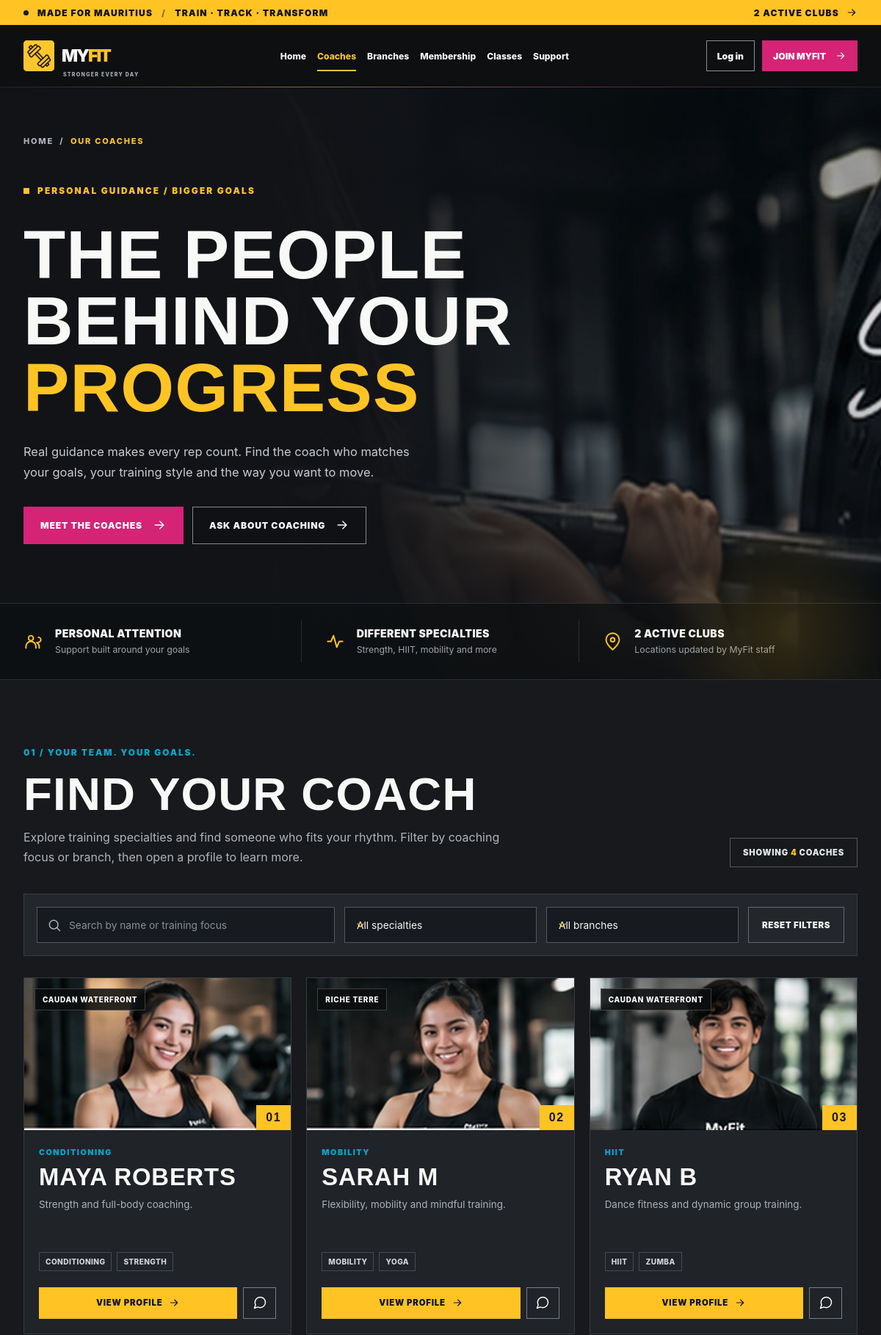
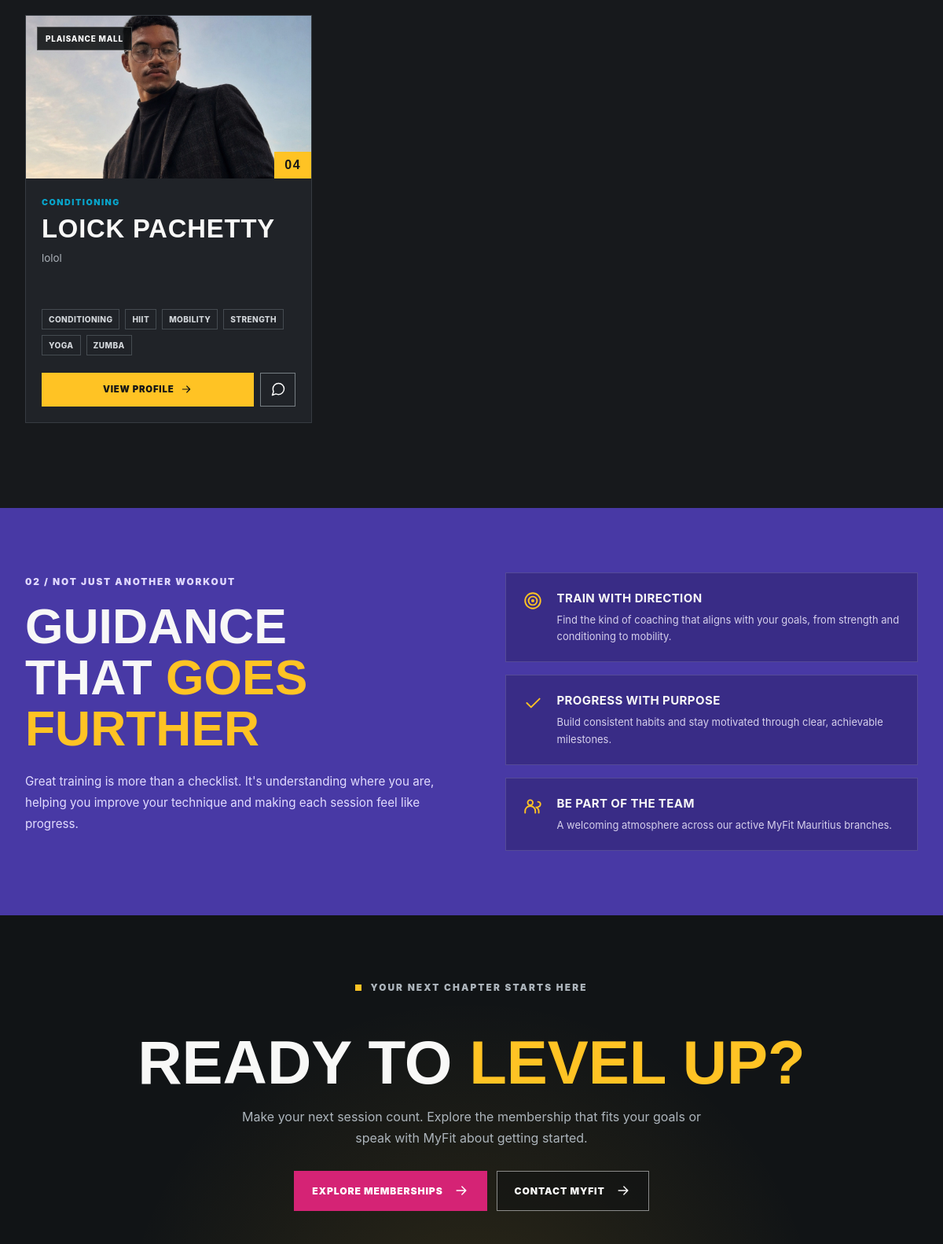
/coaches/ (upper part), run on the app's committed database (2 pictures, top to bottom).
### core/models.py (models this page shows, shortened)
class WebsiteImage(models.Model):
    class Placement(models.TextChoices):
        HOME_HERO = 'home_hero', 'Homepage — hero background'
        HOME_ABOUT = 'home_about', 'Homepage — about section'
        HOME_COACHING = 'home_coaching', 'Homepage — coaching section'
        BRANCHES_HERO = 'branches_hero', 'Branches — header'
        COACHES_HERO = 'coaches_hero', 'Coaches — header'
        CLASSES_HERO = 'classes_hero', 'Classes — header'
        PLANS_HERO = 'plans_hero', 'Membership plans — header'
    placement = models.CharField(max_length=30, choices=Placement.choices, unique=True)
    image = models.ImageField(upload_to='website/', validators=MYFIT_IMAGE_VALIDATORS)
    alt_text = models.CharField(max_length=180, blank=True, help_text='Describe the picture for accessibility.')
    is_active = models.BooleanField(default=True, help_text='Uncheck to hide this image on the public website.')
    updated_at = models.DateTimeField(auto_now=True)
    class Meta:
        verbose_name = 'Website image'
        verbose_name_plural = 'Website images'
        ordering = ('placement',)

class CoachProfile(models.Model):
    user = models.OneToOneField(settings.AUTH_USER_MODEL,
                                on_delete=models.CASCADE,
                                related_name="coach_profile",)
    branch = models.ForeignKey(Branch,on_delete=models.PROTECT, #prevent cascading delete from deleting all coach related to it
                               null=True,blank=True, #The database can store NULL for branch_id, A Django form can leave the branch field empty. We create a new coach account, but haven't assigned a gym branch yet.
                               related_name="coaches",)
    specialties = models.ManyToManyField(CoachSpecialty, #Creates a many-to-many relationship. It automatically creates a third table called a junction table.
                                blank=True, #a coach can be created without selecting any specialties yet.
                                related_name="coaches",)
    date_of_birth = models.DateField(null=True, blank=True,
                                    validators=[validate_not_future])
    gender = models.CharField(max_length=20, blank=True)
    phone = models.CharField(max_length=20, blank=True)
    bio = models.TextField(blank=True)
    image = models.ImageField(upload_to='coaches/', blank=True, validators=MYFIT_IMAGE_VALIDATORS)
    created_at = models.DateTimeField(auto_now_add=True)
    updated_at = models.DateTimeField(auto_now=True)

class Branch(models.Model): #allows Django to map this class to a database table.
    name = models.CharField(max_length=120, unique=True) #short strings, maximum of 120 characters, unique name
    address = models.TextField() #Stores text without, field as required by default, field is non-null by default.
    phone = models.CharField(max_length=20, blank=True) #Stores the number as text because someone could put a + at the start
    email = models.EmailField(blank=True) #specialized CharField that validates email formatting
    opening_hours = models.TextField(blank=True)
    operational_status = models.CharField(max_length=20, choices=[
        ('Open', 'Open'), ('Maintenance', 'Maintenance'),
        ('Coming soon', 'Coming soon'), ('Closed', 'Closed'),
    ], default='Open')
    is_active = models.BooleanField(default=True)
    image = models.ImageField(upload_to='branches/', blank=True, validators=MYFIT_IMAGE_VALIDATORS)#<------ image
    created_at = models.DateTimeField(auto_now_add=True)#Stores when the branch record was created.
    updated_at = models.DateTimeField(auto_now=True)#Stores when the branch record was updated.
    class Meta:
        verbose_name_plural = "Branches"
        ordering = ["name"] #This tells Django to sort query results by name in ascending alphabetical order by default.

class CoachSpecialty(models.Model):
    name = models.CharField(max_length=60, unique=True)
    is_active = models.BooleanField(default=True)
    class Meta:
        verbose_name_plural = "Coach specialties" #what name to display when referring to multiple records of the model
        ordering = ["name"]

### core/views.py (the view)
# urls.py: path('coaches/', views.coaches, name='coaches'),
def coaches(request):
    return render(request, 'myfit/coaches.html', {
        'coaches': CoachProfile.objects.filter(user__is_active=True).select_related('user','branch').prefetch_related('specialties'),
        'site_images': website_images(),
        'filter_branches': Branch.objects.filter(is_active=True, operational_status='Open'),
        'filter_specialties': CoachSpecialty.objects.filter(is_active=True),
    })

### core/context_processors.py (called while the page is built)
def notifications(request):
    if not request.user.is_authenticated:
        return {
            'latest_notifications': (),
            'unread_notification_count': 0,
        }
    notification_manager = request.user.notifications
    return {
        'latest_notifications': notification_manager.order_by('-created_at')[:10],
        'unread_notification_count': notification_manager.filter(is_read=False).count(),
    }

### core/views.py (called while the page is built)
def website_images():
    return {picture.placement: picture for picture in WebsiteImage.objects.filter(is_active=True)}

### core/templates/myfit/coaches.html (shortened to what this page needs)
{% load static %}
<!DOCTYPE html>
<html lang="en">
<head>
  <link rel="stylesheet" href="{% static 'css/coaches.css' %}">
</head>
<body>
  <div class="topbar">
    <div class="container topbar-inner">
      <p><span class="topbar-dot"></span> MADE FOR MAURITIUS <span class="topbar-divider">/</span> TRAIN · TRACK · TRANSFORM</p>
      <a href="{% url 'myfit:branches' %}">{{ filter_branches.count }} ACTIVE CLUBS <svg class="icon icon-sm"><use href="#i-arrow"/></svg></a>
    </div>
  </div>
  <header class="site-header">
    <div class="container nav-inner">
      <a href="{% url 'myfit:home' %}" class="logo" aria-label="MyFit home">
        <img class="logo-mark" src="{% static 'images/homepage_images/logo.png' %}" alt="" width="42" height="42">
        <span class="logo-word">MY<span>FIT</span></span><small>STRONGER EVERY DAY</small>
      </a>
      <nav class="desktop-nav" aria-label="Main navigation">
        <a href="{% url 'myfit:home' %}">Home</a>
        <a class="current" href="{% url 'myfit:coaches' %}" aria-current="page">Coaches</a>
        <a href="{% url 'myfit:branches' %}">Branches</a>
        <a href="{% url 'myfit:plans' %}">Membership</a>
        <a href="{% url 'myfit:classes' %}">Classes</a>
        <a href="{% url 'myfit:contact' %}">Support</a>
      </nav>
      <div class="nav-actions">
        {% if user.is_authenticated %}
          <span class="account-label">Hi, {{ user.first_name|default:user.username }}</span>
          {% include 'myfit/partials/notification_dropdown.html' %}
          <a class="join-btn" href="{% url 'myfit:membership_pass' %}">Membership QR Pass</a>
          <form class="logout-form" method="post" action="{% url 'myfit:logout' %}">{% csrf_token %}<button class="login-btn logout-button" type="submit">Log out</button></form>
        {% else %}
          <a class="login-btn" href="{% url 'myfit:login' %}">Log in</a>
          <a class="join-btn" href="{% url 'myfit:register' %}">JOIN MYFIT <svg class="icon icon-sm"><use href="#i-arrow"/></svg></a>
        {% endif %}
      </div>
    </div>
  </header>
  <main id="main-content">
    <section class="hero" aria-labelledby="coaches-title">
      {% if site_images.coaches_hero %}<img class="hero-photo" src="{{ site_images.coaches_hero.image.url }}" alt="{{ site_images.coaches_hero.alt_text }}" fetchpriority="high">{% endif %}
      <div class="container hero-inner"><div class="hero-copy">
        <p class="breadcrumb"><a href="{% url 'myfit:home' %}">HOME</a> &nbsp;/&nbsp; <span>OUR COACHES</span></p>
        <p class="eyebrow">PERSONAL GUIDANCE / BIGGER GOALS</p>
        <h1 id="coaches-title">THE PEOPLE<br>BEHIND YOUR<br><span>PROGRESS</span></h1>
        <p class="hero-desc">Real guidance makes every rep count. Find the coach who matches your goals, your training style and the way you want to move.</p>
        <div class="hero-actions">
          <a class="btn btn-pink" href="#coach-directory">MEET THE COACHES <svg class="icon"><use href="#i-arrow"/></svg></a>
          <a class="btn btn-outline" href="{% url 'myfit:contact' %}">ASK ABOUT COACHING <svg class="icon"><use href="#i-arrow"/></svg></a>
        </div>
      </div></div>
      <div class="hero-bottom"><div class="container hero-highlights">
        <div><svg class="icon"><use href="#i-users"/></svg><span><b>PERSONAL ATTENTION</b><small>Support built around your goals</small></span></div>
        <div><svg class="icon"><use href="#i-activity"/></svg><span><b>DIFFERENT SPECIALTIES</b><small>Strength, HIIT, mobility and more</small></span></div>
        <div><svg class="icon"><use href="#i-pin"/></svg><span><b>{{ filter_branches.count }} ACTIVE CLUBS</b><small>Locations updated by MyFit staff</small></span></div>
      </div></div>
    </section>
    <section class="directory" id="coach-directory" aria-labelledby="directory-title"><div class="container">
      <div class="section-intro">
        <div><p class="section-kicker">01 / YOUR TEAM. YOUR GOALS.</p><h2 class="section-title" id="directory-title">FIND YOUR COACH</h2><p>Explore training specialties and find someone who fits your rhythm. Filter by coaching focus or branch, then open a profile to learn more.</p></div>
        <span class="count-badge" aria-live="polite">SHOWING <span id="visible-count">{{ coaches|length }}</span> COACHES</span>
      </div>
      <div class="filter-panel" aria-label="Filter coaches">
        <label class="filter-field">
          <input id="coach-search" type="search" placeholder="Search by name or training focus" aria-label="Search coaches by name or training focus" autocomplete="off">
        </label>
        <label class="filter-field">
          <select id="specialty-filter" aria-label="Filter by specialty">
            <option value="all">All specialties</option>
          </select><svg class="icon icon-sm caret"><use href="#i-chevron"/></svg>
        </label>
        <label class="filter-field">
          <select id="branch-filter" aria-label="Filter by branch">
            <option value="all">All branches</option>
          </select><svg class="icon icon-sm caret"><use href="#i-chevron"/></svg>
        </label>
        <button class="filter-reset" type="button" id="reset-filters">RESET FILTERS</button>
      </div>
      <div class="coach-grid" id="coach-grid">
        {% for coach in coaches %}
        <article class="coach-card" data-name="{{ coach.user.get_full_name|default:coach.user.username }}"
            data-specialty=",{% for spec in coach.specialties.all %}{{ spec.pk }},{% endfor %}"
            data-focus="{% for spec in coach.specialties.all %}{{ spec.name }}{% if not forloop.last %}, {% endif %}{% endfor %}"
            data-branch="{{ coach.branch_id|default:'' }}"
            data-branch-label="{{ coach.branch.name|default:'Not assigned' }}"
            data-about="{{ coach.bio|default:'Ask our team about the coaching sessions available.' }}">
          <div class="coach-image-wrap">
            {% if coach.image %}<img class="coach-image" src="{{ coach.image.url }}" alt="Portrait of {{ coach.user.get_full_name|default:coach.user.username }}" loading="lazy">
            {% else %}<div class="image-not-uploaded">PHOTO COMING SOON</div>{% endif %}
            <span class="branch-label">{{ coach.branch.name|default:'MYFIT COACH'|upper }}</span>
            <span class="coach-number">{{ forloop.counter|stringformat:'02d' }}</span>
          </div>
          <div class="coach-body">
            <span class="coach-role">{{ coach.specialties.first.name|default:'PERSONAL TRAINING'|upper }}</span>
            <h3>{{ coach.user.get_full_name|default:coach.user.username|upper }}</h3>
            <p class="coach-description">{{ coach.bio|default:'Ask our team about the coaching sessions available.'|truncatewords:24 }}</p>
            <div class="coach-tags">{% for spec in coach.specialties.all %}<span>{{ spec.name|upper }}</span>{% empty %}<span>FITNESS</span>{% endfor %}</div>
            <div class="coach-actions"><button class="view-profile" type="button">VIEW PROFILE <svg class="icon icon-sm"><use href="#i-arrow"/></svg></button>
            <a class="contact-coach" href="{% url 'myfit:contact' %}?topic=coaching" aria-label="Enquire about {{ coach.user.get_full_name|default:coach.user.username }}"><svg class="icon"><use href="#i-message"/></svg></a></div>
          </div>
        </article>
        {% empty %}<p>No active coaches are registered yet.</p>{% endfor %}
      </div>
    </div></section>
    <section class="statement" aria-labelledby="statement-title"><div class="container statement-grid">
      <div><p class="section-kicker">02 / NOT JUST ANOTHER WORKOUT</p><h2 id="statement-title">GUIDANCE<br>THAT <span>GOES<br>FURTHER</span></h2><p class="statement-copy">Great training is more than a checklist. It's understanding where you are, helping you improve your technique and making each session feel like progress.</p></div>
      <div class="benefit-list">
        <div class="benefit"><svg class="icon"><use href="#i-target"/></svg><div><strong>TRAIN WITH DIRECTION</strong><p>Find the kind of coaching that aligns with your goals, from strength and conditioning to mobility.</p></div></div>
        <div class="benefit"><svg class="icon"><use href="#i-check"/></svg><div><strong>PROGRESS WITH PURPOSE</strong><p>Build consistent habits and stay motivated through clear, achievable milestones.</p></div></div>
        <div class="benefit"><svg class="icon"><use href="#i-users"/></svg><div><strong>BE PART OF THE TEAM</strong><p>A welcoming atmosphere across our active MyFit Mauritius branches.</p></div></div>
      </div>
    </div></section>
    <section class="closing-cta" aria-labelledby="cta-title"><div class="container">
      <p class="eyebrow">YOUR NEXT CHAPTER STARTS HERE</p><h2 id="cta-title">READY TO <span>LEVEL UP?</span></h2>
      <p>Make your next session count. Explore the membership that fits your goals or speak with MyFit about getting started.</p>
      <div class="cta-actions"><a class="btn btn-pink" href="{% url 'myfit:plans' %}">EXPLORE MEMBERSHIPS <svg class="icon"><use href="#i-arrow"/></svg></a><a class="btn btn-outline" href="{% url 'myfit:contact' %}">CONTACT MYFIT <svg class="icon"><use href="#i-arrow"/></svg></a></div>
    </div></section>
  </main>
</body>
</html>

### data on the page
WebsiteImage: coaches_hero.image (picture)
CoachProfile: image (picture), branch.name "CAUDAN WATERFRONT", specialties.first.name "CONDITIONING", user.get_full_name "MAYA ROBERTS", bio "Strength and full-body coaching."
CoachSpecialty: name "CONDITIONING"
CoachSpecialty: name "STRENGTH"
CoachProfile: image (picture), branch.name "RICHE TERRE", specialties.first.name "MOBILITY", user.get_full_name "SARAH M", bio "Flexibility, mobility and mindful training."
CoachSpecialty: name "MOBILITY"
CoachSpecialty: name "YOGA"
CoachProfile: image (picture), branch.name "CAUDAN WATERFRONT", specialties.first.name "HIIT", user.get_full_name "RYAN B", bio "Dance fitness and dynamic group training."
CoachSpecialty: name "HIIT"
CoachSpecialty: name "ZUMBA"
CoachProfile: image (picture), branch.name "PLAISANCE MALL", specialties.first.name "CONDITIONING", user.get_full_name "LOICK PACHETTY", bio "lolol"

### other printed values
{{ filter_branches.count }} "2"
{{ coaches|length }} "4"
